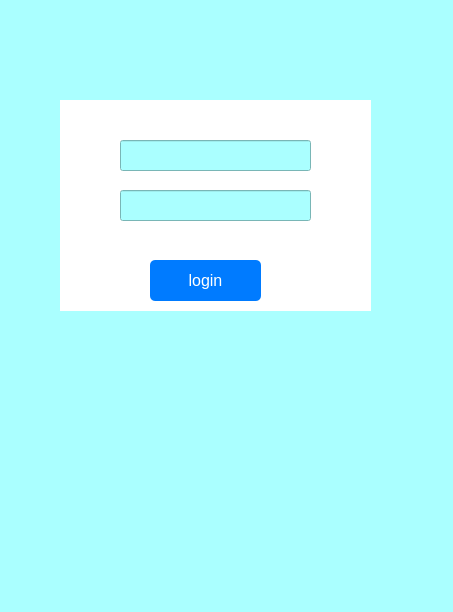
<?xml version="1.0" encoding="UTF-8"?>
<ui version="4.0">
 <class>login</class>
 <widget class="QWidget" name="login">
  <property name="geometry">
   <rect>
    <x>0</x>
    <y>0</y>
    <width>453</width>
    <height>612</height>
   </rect>
  </property>
  <property name="windowTitle">
   <string>Form</string>
  </property>
  <property name="styleSheet">
   <string notr="true">background-color: rgb(170, 255, 255);</string>
  </property>
  <widget class="QLabel" name="label">
   <property name="geometry">
    <rect>
     <x>60</x>
     <y>100</y>
     <width>311</width>
     <height>211</height>
    </rect>
   </property>
   <property name="styleSheet">
    <string notr="true">background-color: rgb(255, 255, 255);</string>
   </property>
   <property name="text">
    <string/>
   </property>
  </widget>
  <widget class="QLineEdit" name="lineEdit">
   <property name="geometry">
    <rect>
     <x>120</x>
     <y>140</y>
     <width>191</width>
     <height>31</height>
    </rect>
   </property>
  </widget>
  <widget class="QLineEdit" name="lineEdit_2">
   <property name="geometry">
    <rect>
     <x>120</x>
     <y>190</y>
     <width>191</width>
     <height>31</height>
    </rect>
   </property>
   <property name="echoMode">
    <enum>QLineEdit::EchoMode::Password</enum>
   </property>
  </widget>
  <widget class="QPushButton" name="pushButton">
   <property name="geometry">
    <rect>
     <x>150</x>
     <y>260</y>
     <width>111</width>
     <height>41</height>
    </rect>
   </property>
   <property name="styleSheet">
    <string notr="true">
/* Basic button style */
QPushButton {
    background-color: #007BFF; /* Primary color (blue) */
    color: #fff; /* Text color */
    border: none; /* Remove default border */
    padding: 10px 20px; /* Padding for spacing inside the button */
    font-size: 16px; /* Font size */
    border-radius: 5px; /* Rounded corners */
    cursor: pointer; /* Pointer cursor on hover */
    transition: background-color 0.3s ease, transform 0.2s ease; /* Smooth transitions */
    outline: none; /* Remove default focus outline */
}

/* Button hover effect */
QPushButton:hover {
    background-color: #0056b3; /* Darker blue on hover */
    transform: scale(1.05); /* Slight zoom-in effect for hover */
}

/* Button disabled state */
QPushButton:disabled {
    background-color: #ddd; /* Light grey background for disabled buttons */
    color: #888; /* Grey text color */
    cursor: not-allowed; /* Cursor changes to not-allowed */
}
</string>
   </property>
   <property name="text">
    <string>login</string>
   </property>
  </widget>
 </widget>
 <resources/>
 <connections/>
</ui>
